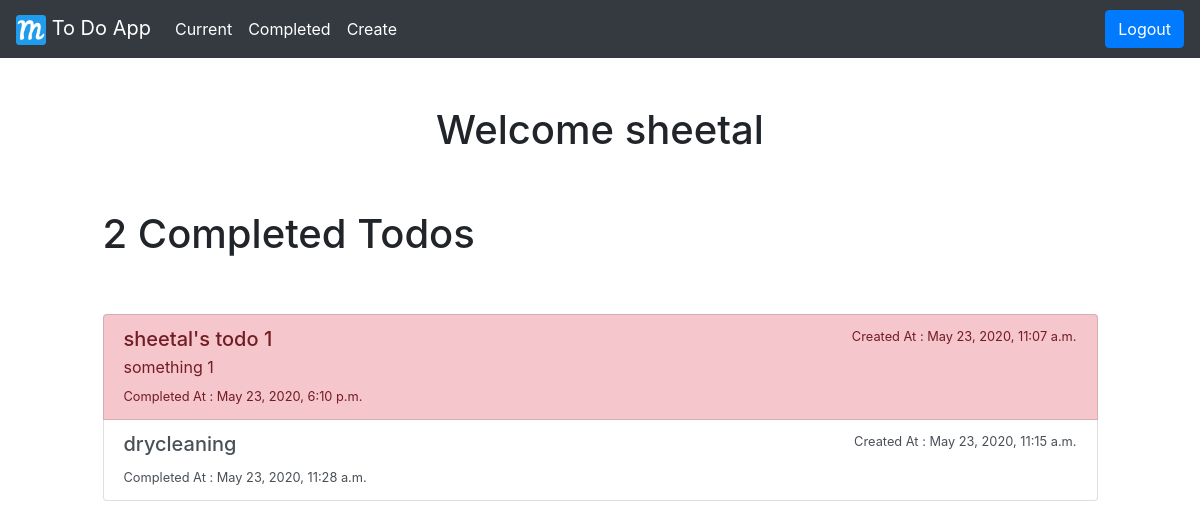
Page /completed/ (signed in) on the committed database.
### todo/models.py (models this page shows, shortened)
class Todo(models.Model):
    title = models.CharField(max_length=100)
    memo = models.TextField(blank=True)
    created_date = models.DateTimeField(auto_now_add=True)
    important = models.BooleanField(default=False)
    completed_date = models.DateTimeField(null=True, blank=True)
    user = models.ForeignKey(User, on_delete=models.CASCADE)

### todo/views.py (the view)
# urls.py: path('completed/', views.completedtodos, name='completedtodos'),
@login_required
def completedtodos(request):
    todos = Todo.objects.filter(user=request.user, completed_date__isnull=False).order_by('-completed_date')
    return render(request, 'todo/completedtodos.html', {'todos':todos})

### todo/templates/todo/completedtodos.html (shortened to what this page needs)
{% extends 'todo/base.html' %}
{% block content %}
<div class="row justify-content-center mt-5">
    <div class="col-md-10">
        {% if todos %}
             <h1>{{ todos.count }} Completed Todo{{ todos.count|pluralize }}</h1>
        {% endif %}
    </div>
</div>
<div class="row justify-content-center mt-5">
    <div class="col-md-10">
    {% if todos %}
        <div class="list-group">
            {% for todo in todos %}
                <a href="{% url 'viewtodo' todo.id %}" class="list-group-item list-group-item-action flex-column align-items-start {% if todo.important %} list-group-item-danger{% endif %}">
                    <div class="d-flex w-100 justify-content-between">
                        <h5 class="mb-1">{{ todo.title }}</h5>
                        <small>Created At : {{ todo.created_date }}</small>
                    </div>
                    <p class="mb-1">{% if todo.memo %}{{ todo.memo }}{% endif %}</p>
                    <small>Completed At : {{ todo.completed_date }}</small>
                  </a>
            {% endfor %}
        </div>
    {% endif %}
    </div>
</div>
{% endblock %}

### todo/templates/todo/base.html (shortened to what this page needs)
<!DOCTYPE html>
{% load static %}
<html lang="en" dir="ltr">
  <head>
    <link rel="stylesheet" href="https://stackpath.bootstrapcdn.com/bootstrap/4.5.0/css/bootstrap.min.css">
  </head>
  <body>
    <nav class="navbar navbar-expand-lg navbar-dark bg-dark">
      <a class="navbar-brand" href="{% url 'home' %}">
        <img src="{% static '/todo/android-chrome-192x192.png'%}" width="30" height="30" alt="" loading="lazy">
          To Do App</a>
    {% if user.is_authenticated %}
    <div class="collapse navbar-collapse" id="navbarNav">
    <ul class="navbar-nav">
      <li class="nav-item active">
        <a class="nav-link" href="{% url 'currenttodos' %}">Current</a>
      </li>
      <li class="nav-item active">
        <a class="nav-link" href="{% url 'completedtodos' %}">Completed</a>
      </li>
      <li class="nav-item active">
        <a class="nav-link" href="{% url 'createtodo' %}">Create</a>
      </li>
    </ul>
  </div>
  <form class="form-inline" action="{% url 'logoutuser' %}" method="POST">
    <button class="btn btn-primary my-2 my-sm-0" type="submit">Logout</button>
  </form>
    {% endif %}
</nav>
{% if user.is_authenticated %}
<div class="row justify-content-center mt-5">
    <div class="row justify-content-center">
      <h1>Welcome {{ user.username }}</h1>
    </div>
</div>
{% endif %}
    {% block content %}{% endblock %}
  </body>
</html>

### rows in the picture
Todo: title "sheetal's todo 1", created_date "May 23, 2020, 11:07 a.m.", memo "something 1", completed_date "May 23, 2020, 6:10 p.m."
Todo: title "drycleaning", created_date "May 23, 2020, 11:15 a.m.", completed_date "May 23, 2020, 11:28 a.m."

### other values in the picture
{{ user.username }} "sheetal"
{{ todos.count }} "2"
